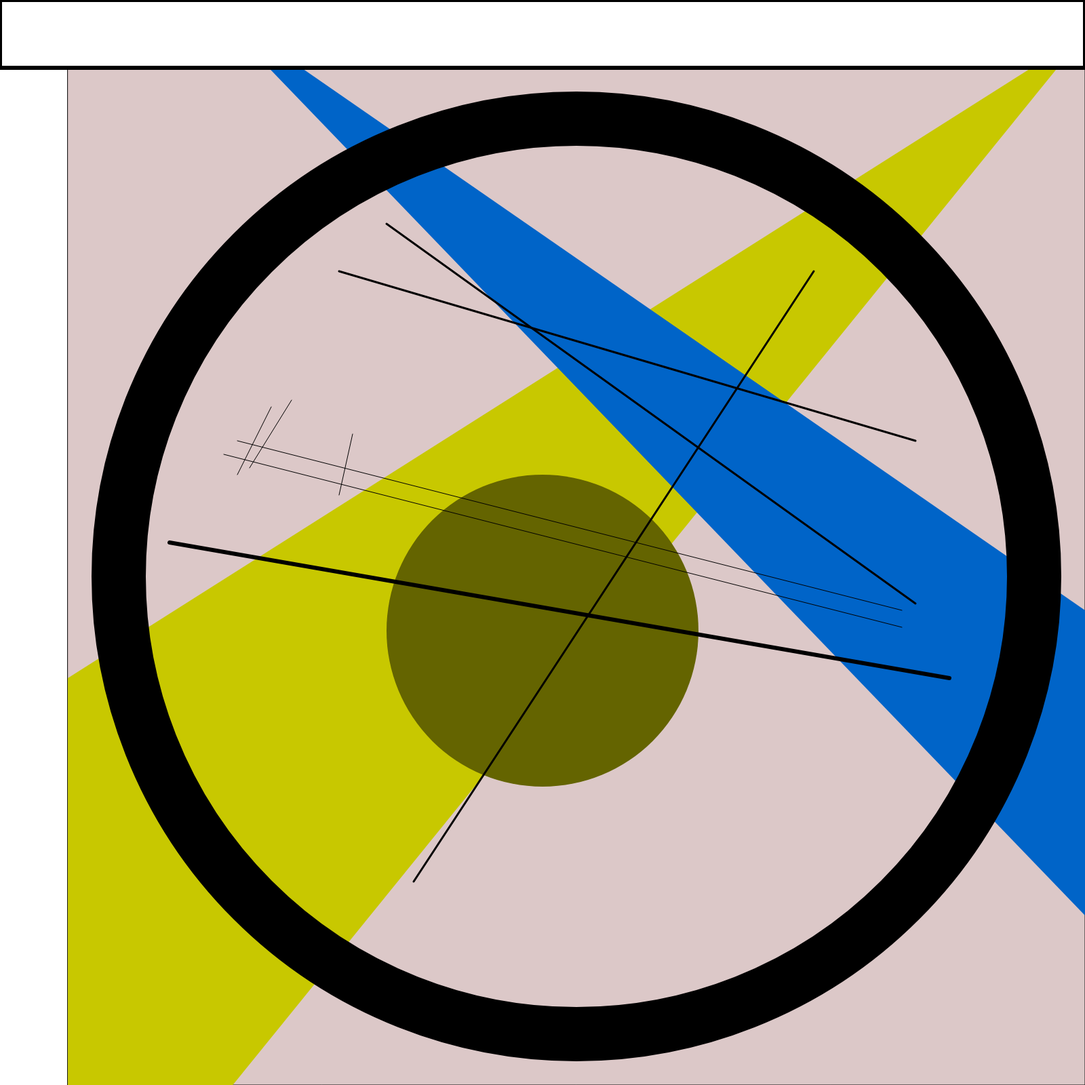
Frame 1 (no input)
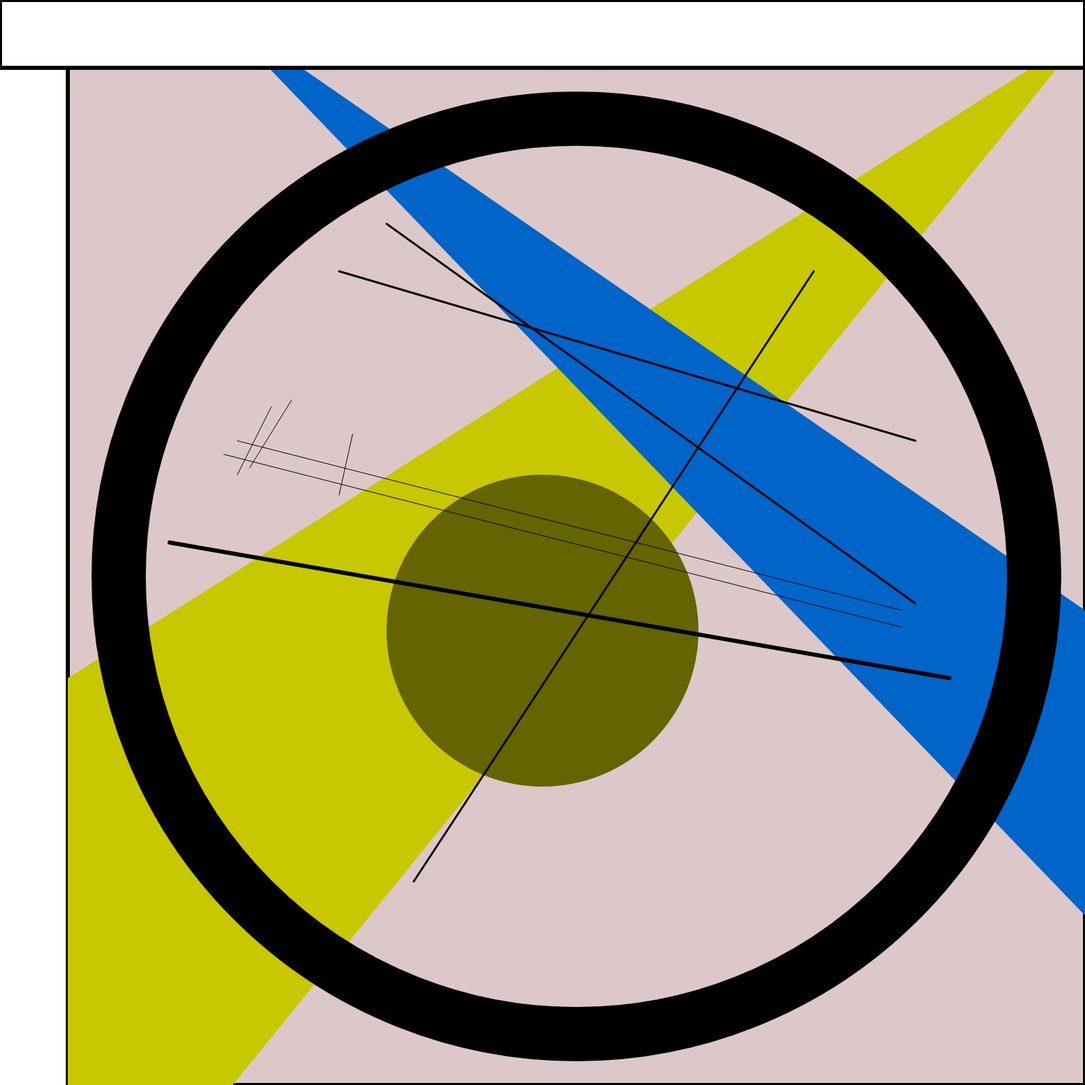
Frame 60 (no input)
Frame 120 (the mouse pressed at the canvas centre since frame 60): identical to frame 60, image omitted

The p5.js sketch that drew these frames (run headless with seeded random() and noise() and a simulated clock; from frame 60 on, the mouse is pressed at the canvas centre):

// p5.js sketch
// ── sketch.js
function setup()
{
	createCanvas(1600,1600);

	//create your canvas here
}

function draw()
{
	//do your drawing here
	//paint the bottom paper
	fill(220,200,200);
	rect(100,100,1500,1500);
	
	//draw the two huge triangles
	noStroke();
	fill(200,200,0);
	triangle(1600,50,100,1000,100,1900)

	fill(0,100,200);
	triangle(300,0,1600,900,1600,1350);

	//draw the huge circle
	stroke(0);
	strokeWeight(80);
	fill(255,255,255,0);
	ellipse(850,850,1350,1350);
	//noStroke();

	//draw the circles
	strokeWeight(0);
	fill(100,100,0);
	ellipse(800,930,460,460);
	

	//draw the lines
	stroke(0);
	strokeWeight(1);
	line(350,650,1330,900);
	line(330,670,1330,925);
	line(400,600,350,700);
	line(430,590,368,690);
	line(520,640,500,730);
	strokeWeight(3);
	line(1200,400,610,1300);
	line(500,400,1350,650);
	line(570,330,1350,890);
	strokeWeight(6);
	line(250,800,1400,1000);

	//clear the head area
	fill(255);
	rect(0,0,1600,100);
}
